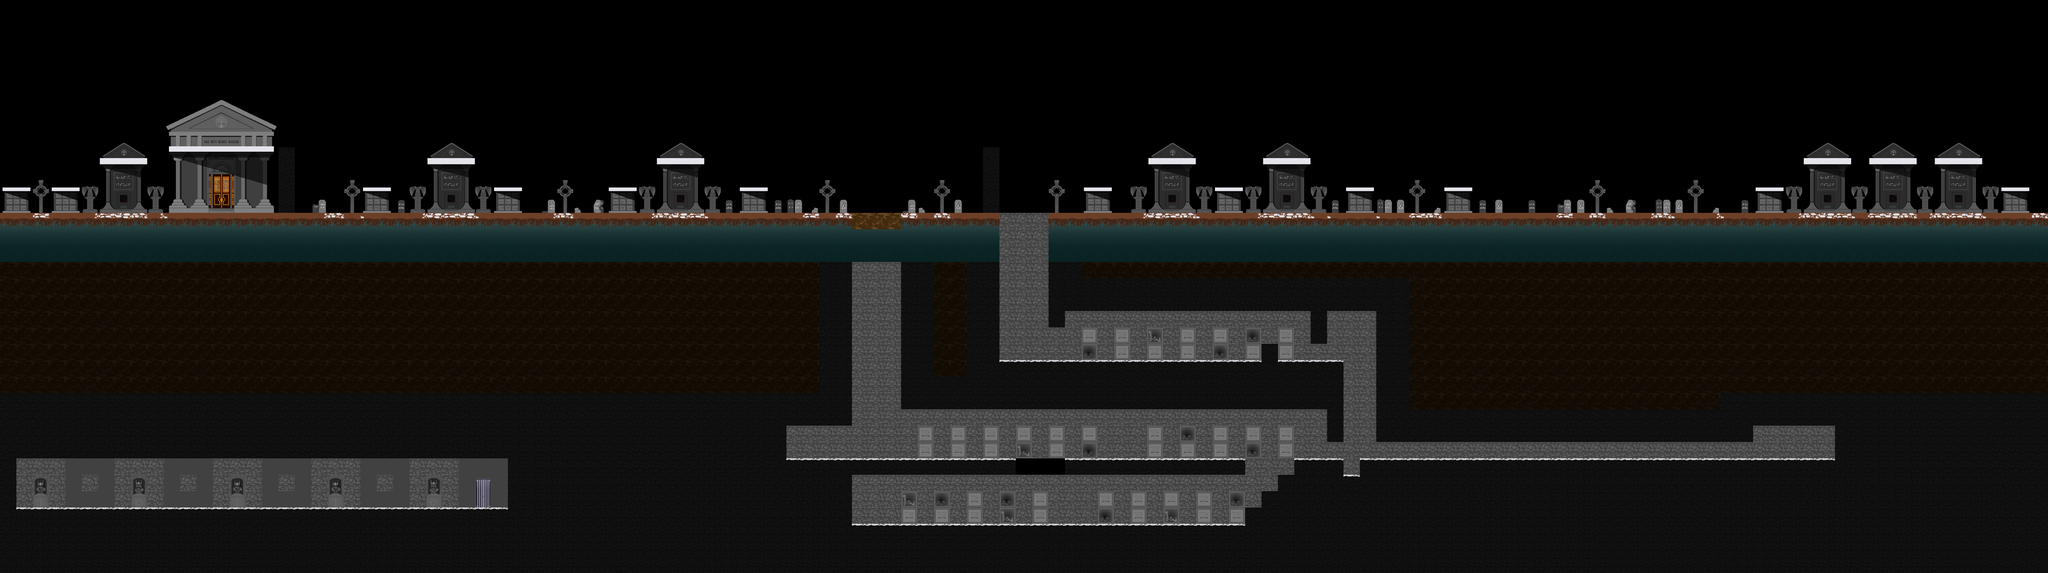

This is a level from a 2D game, rendered from its Tiled map with the project's own tilesets. A one-line summary and the map file follow, with tile-layer data summarised:
An orthogonal 125x35 tile map with 64x64 px tiles, 2 tile layers (derriere, solides) and 109 objects (escalier, checkPoint4, checkPoint3, checkPoint1, checkPoint2, ...).

<map version="1.4" tiledversion="1.4.3" orientation="orthogonal" renderorder="right-down" width="125" height="35" tilewidth="64" tileheight="64" infinite="0" nextlayerid="39" nextobjectid="189">
 <editorsettings>
  <export target="." />
 </editorsettings>
 <tileset firstgid="1" name="tableauTiledTilesetCimetiere3" tilewidth="64" tileheight="64" tilecount="168" columns="21">
  <image source="tableauTiledTilesetCimetiere3.png" width="1344" height="512" />
 </tileset>
 <layer id="2" name="derriere" width="125" height="35">
  <data>[4375 cells, 2292 non-empty, 94 distinct tile ids]</data>
 </layer>
 <layer id="1" name="solides" width="125" height="35">
  <properties>
   <property name="collides" type="bool" value="false" />
  </properties>
  <data>[4375 cells, 827 non-empty, 10 distinct tile ids]</data>
 </layer>
 <objectgroup id="17" name="escaliers">
  <object id="108" name="escalier" gid="69" x="1856" y="1984" width="64" height="64" />
 </objectgroup>
 <objectgroup id="4" name="stars">
  <object id="16" gid="70" x="448" y="1984" width="64" height="64" />
  <object id="19" gid="70" x="832" y="512" width="64" height="64" />
  <object id="22" gid="70" x="1439.5" y="823.5" width="64" height="64" />
  <object id="24" gid="70" x="2398.5" y="815" width="64" height="64" />
  <object id="27" gid="70" x="34" y="822" width="64" height="64" />
  <object id="28" gid="70" x="4766" y="822" width="64" height="64" />
  <object id="29" gid="70" x="5670" y="822" width="64" height="64" />
  <object id="30" gid="70" x="7840" y="688" width="64" height="64" />
  <object id="31" gid="70" x="1952" y="824" width="64" height="64" />
  <object id="32" gid="70" x="2912" y="818" width="64" height="64" />
  <object id="38" gid="70" x="4544" y="2048" width="64" height="64" />
  <object id="39" gid="70" x="4288" y="2048" width="64" height="64" />
  <object id="40" gid="70" x="3904" y="2048" width="64" height="64" />
  <object id="41" gid="70" x="3968" y="1792" width="64" height="64" />
  <object id="42" gid="70" x="4224" y="1792" width="64" height="64" />
  <object id="43" gid="70" x="4864" y="1792" width="64" height="64" />
  <object id="45" gid="70" x="4224" y="1408" width="64" height="64" />
  <object id="46" gid="70" x="4736" y="1408" width="64" height="64" />
  <object id="47" gid="70" x="3648" y="2048" width="64" height="64" />
  <object id="48" gid="70" x="3520" y="2048" width="64" height="64" />
  <object id="49" gid="70" x="4608" y="1792" width="64" height="64" />
  <object id="50" gid="70" x="4800" y="2048" width="64" height="64" />
  <object id="51" gid="70" x="4480" y="1408" width="64" height="64" />
  <object id="52" gid="70" x="4864" y="1408" width="64" height="64" />
  <object id="129" gid="70" x="4544" y="512" width="64" height="64" />
  <object id="130" gid="70" x="7360" y="512" width="64" height="64" />
 </objectgroup>
 <objectgroup id="37" name="etoffes">
  <object id="176" gid="71" x="1728" y="576" width="64" height="64" />
  <object id="178" gid="71" x="4992" y="512" width="64" height="64" />
  <object id="181" gid="71" x="832" y="1984" width="64" height="64" />
  <object id="182" gid="71" x="3072" y="1792" width="64" height="64" />
  <object id="183" gid="71" x="3392" y="832" width="64" height="64" />
  <object id="184" gid="71" x="4224" y="704" width="64" height="64" />
  <object id="187" gid="71" x="7844" y="822" width="64" height="64" />
  <object id="188" gid="71" x="7104" y="1792" width="64" height="64" />
 </objectgroup>
 <objectgroup id="5" name="checkPoints">
  <object id="102" name="checkPoint4" gid="96" x="6208" y="704" width="64" height="64" />
  <object id="103" name="checkPoint3" gid="96" x="4096" y="704" width="64" height="64" />
  <object id="104" name="checkPoint1" gid="96" x="898.667" y="570.667" width="64" height="64" />
  <object id="105" name="checkPoint2" gid="96" x="3200" y="1792" width="64" height="64" />
 </objectgroup>
 <objectgroup id="6" name="flyingMonsters">
  <object id="71" gid="12" x="2624" y="576" width="64" height="64" />
  <object id="72" gid="12" x="4544" y="576" width="64" height="64" />
  <object id="73" gid="12" x="4992" y="576" width="64" height="64" />
  <object id="74" gid="12" x="5504" y="704" width="64" height="64" />
 </objectgroup>
 <objectgroup id="7" name="zombies">
  <object id="64" gid="11" x="1728" y="832" width="64" height="64" />
  <object id="65" gid="11" x="2496" y="832" width="64" height="64" />
  <object id="66" gid="11" x="2752" y="832" width="64" height="64" />
  <object id="67" gid="11" x="4544" y="832" width="64" height="64" />
  <object id="68" gid="11" x="4764" y="824" width="64" height="64" />
  <object id="69" gid="11" x="4992" y="832" width="64" height="64" />
  <object id="70" gid="11" x="5824" y="832" width="64" height="64" />
 </objectgroup>
 <objectgroup id="20" name="bougies">
  <object id="115" name="bougie1" gid="49" x="128" y="768" width="64" height="64" />
  <object id="116" name="bougie2" gid="49" x="1344" y="768" width="64" height="64" />
  <object id="120" name="bougie6" gid="49" x="4096" y="768" width="64" height="64" />
 </objectgroup>
 <objectgroup id="32" name="bougies1">
  <object id="117" name="bougie3" gid="49" x="2176" y="768" width="64" height="64" />
  <object id="121" name="bougie7" gid="49" x="5504" y="768" width="64" height="64" />
 </objectgroup>
 <objectgroup id="33" name="bougies2">
  <object id="118" name="bougie4" gid="49" x="3200" y="768" width="64" height="64" />
  <object id="122" name="bougie8" gid="49" x="6208" y="768" width="64" height="64" />
 </objectgroup>
 <objectgroup id="34" name="bougies3">
  <object id="119" name="bougie5" gid="49" x="3648" y="768" width="64" height="64" />
  <object id="123" name="bougie9" gid="49" x="6592" y="768" width="64" height="64" />
 </objectgroup>
 <objectgroup id="8" name="torches">
  <object id="132" name="Torche1" gid="50" x="320" y="1920" width="64" height="64" />
  <object id="136" name="Torche6" gid="50" x="704" y="768" width="64" height="64" />
  <object id="147" gid="50" x="4672" y="832" width="64" height="64" />
  <object id="153" name="Torche10" gid="50" x="3710.67" y="2018.67" width="64" height="64" />
 </objectgroup>
 <objectgroup id="21" name="torches1">
  <object id="133" name="Torche2" gid="50" x="704" y="1920" width="64" height="64" />
  <object id="137" name="Torche5" gid="50" x="960" y="768" width="64" height="64" />
  <object id="149" name="Torche7" gid="50" x="3774.67" y="1762.67" width="64" height="64" />
  <object id="142" name="Torche15" gid="50" x="7232" y="832" width="64" height="64" />
 </objectgroup>
 <objectgroup id="22" name="torches2">
  <!-- 42 objects omitted --></objectgroup>
 <objectgroup id="23" name="torches3">
  <!-- 39 objects omitted --></objectgroup>
 <objectgroup id="24" name="torches4">
  <!-- 37 objects omitted --></objectgroup>
 <objectgroup id="25" name="torches5">
  <!-- 36 objects omitted --></objectgroup>
 <objectgroup id="26" name="torches6">
  <!-- 35 objects omitted --></objectgroup>
 <objectgroup id="28" name="torches7">
  <!-- 34 objects omitted --></objectgroup>
 <objectgroup id="29" name="torches8">
  <!-- 33 objects omitted --></objectgroup>
 <objectgroup id="9" name="aurore" />
 <objectgroup id="16" name="rocheQuiRoule">
  <!-- 32 objects omitted --></objectgroup>
 <objectgroup id="38" name="rocheQuiRoule2">
  <!-- 31 objects omitted --></objectgroup>
 <objectgroup id="10" name="vase">
  <!-- 30 objects omitted --></objectgroup>
 <objectgroup id="18" name="solFragilePierre">
  <!-- 18 objects omitted --></objectgroup>
 <objectgroup id="15" name="solFragile">
  <!-- 15 objects omitted --></objectgroup>
 <objectgroup id="11" name="bossSpectre">
  <!-- 12 objects omitted --></objectgroup>
 <objectgroup id="12" name="sacdos" />
 <objectgroup id="13" name="spectres" />
 <objectgroup id="14" name="squelettes">
  <!-- 11 objects omitted --></objectgroup>
</map>
<!-- 42 of 109 objects omitted -->
